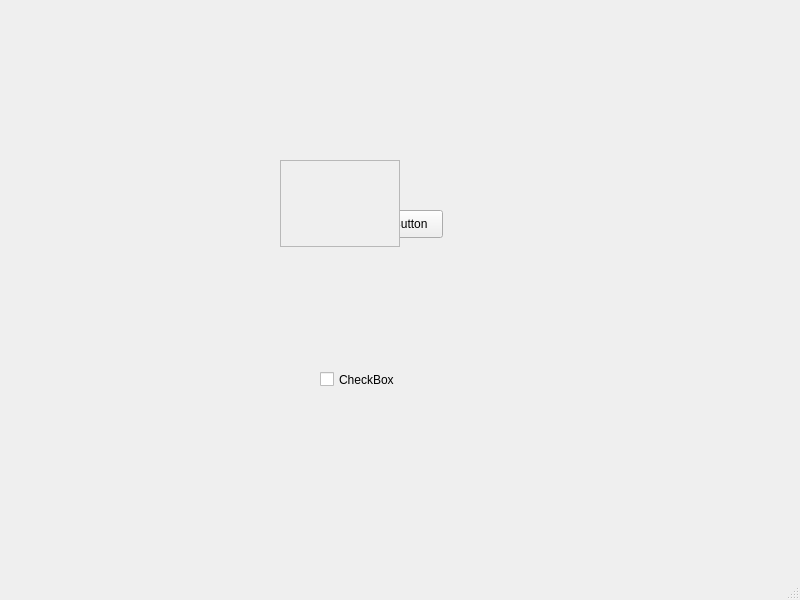
<?xml version="1.0" encoding="UTF-8"?>
<ui version="4.0">
 <class>MainWindow</class>
 <widget class="QMainWindow" name="MainWindow">
  <property name="geometry">
   <rect>
    <x>0</x>
    <y>0</y>
    <width>800</width>
    <height>600</height>
   </rect>
  </property>
  <property name="windowTitle">
   <string>MainWindow</string>
  </property>
  <widget class="QWidget" name="centralwidget">
   <widget class="QPushButton" name="pushButton">
    <property name="geometry">
     <rect>
      <x>350</x>
      <y>210</y>
      <width>93</width>
      <height>28</height>
     </rect>
    </property>
    <property name="text">
     <string>PushButton</string>
    </property>
   </widget>
   <widget class="QCheckBox" name="checkBox">
    <property name="geometry">
     <rect>
      <x>320</x>
      <y>370</y>
      <width>91</width>
      <height>19</height>
     </rect>
    </property>
    <property name="text">
     <string>CheckBox</string>
    </property>
   </widget>
   <widget class="QScrollArea" name="scrollArea">
    <property name="geometry">
     <rect>
      <x>280</x>
      <y>160</y>
      <width>120</width>
      <height>87</height>
     </rect>
    </property>
    <property name="widgetResizable">
     <bool>true</bool>
    </property>
    <widget class="QWidget" name="scrollAreaWidgetContents">
     <property name="geometry">
      <rect>
       <x>0</x>
       <y>0</y>
       <width>118</width>
       <height>85</height>
      </rect>
     </property>
    </widget>
   </widget>
  </widget>
  <widget class="QMenuBar" name="menubar">
   <property name="geometry">
    <rect>
     <x>0</x>
     <y>0</y>
     <width>800</width>
     <height>26</height>
    </rect>
   </property>
  </widget>
  <widget class="QStatusBar" name="statusbar"/>
 </widget>
 <resources/>
 <connections/>
</ui>
